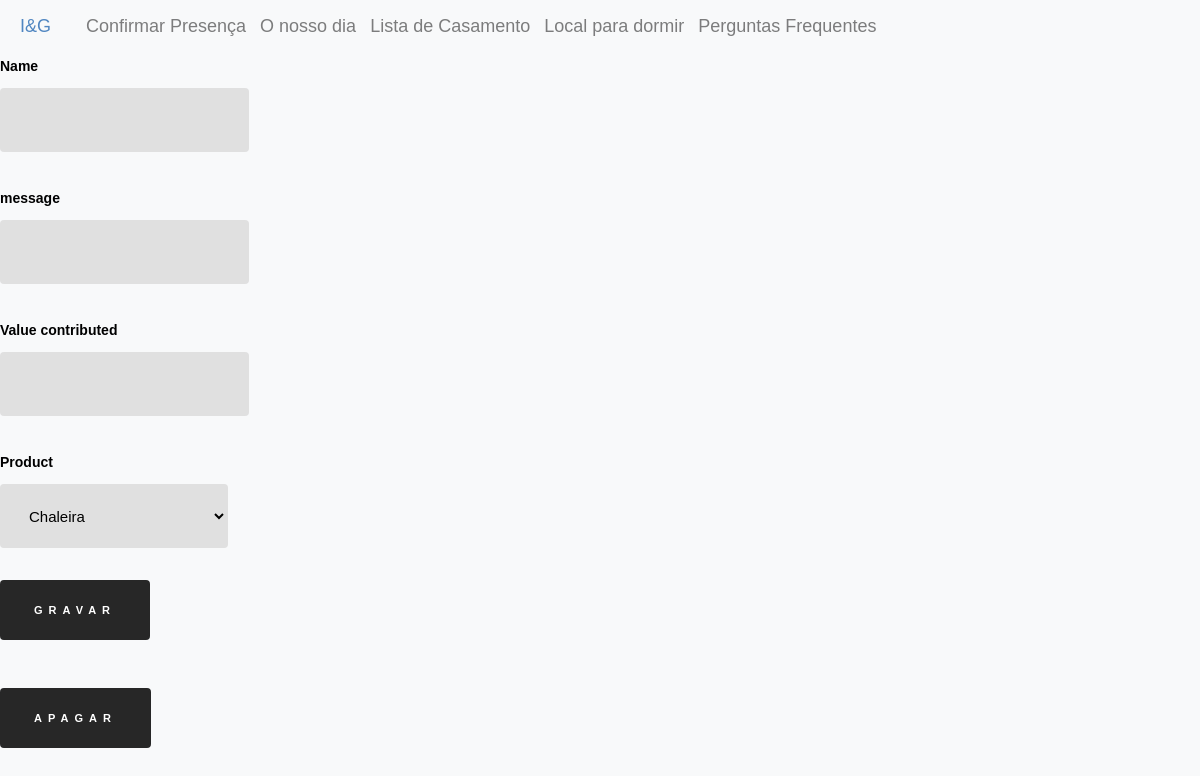
Page /edit/contribution/2 on the earlier database version.
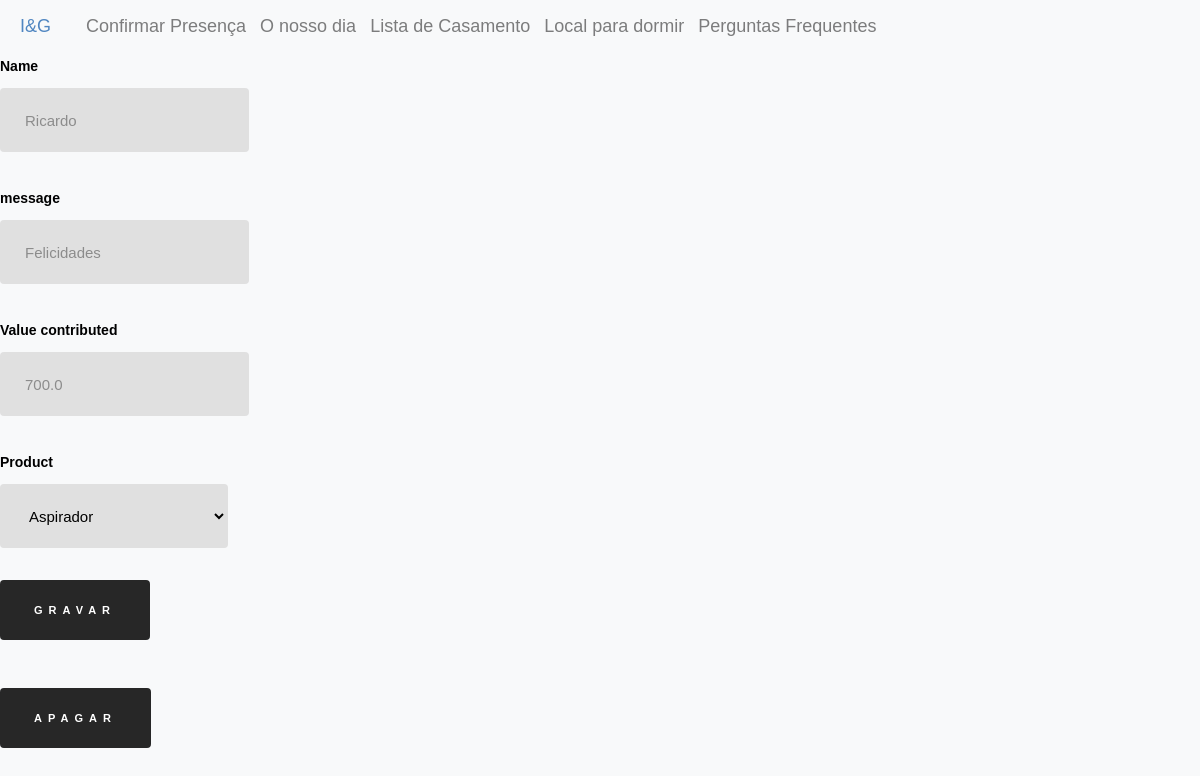
Same page on the later database version.
### inesegoncalo/models/contributions.py (models this page shows, shortened)
class Contribution(db.Model ,model.Model,model.Base):
    __tablename__ = 'contribution'
    __table_args__ = {'extend_existing': True}
    id = Column(Integer, primary_key=True)
    name = Column(String(80))
    value_contributed = Column(Float)
    message = Column(Text)
    product_id = Column(Integer, ForeignKey('products.id'))
    product = relationship('Product', back_populates="contributions")

### inesegoncalo/modules/edit.py (the view, shortened to what this page needs)
@bp.route("/contribution/<contribution_id>", methods=("GET", "POST"))
@bp.route("/contribution/<contribution_id>/<delete>", methods=("GET", "POST"))
def contribution(contribution_id, delete=None):
    contribution = Contribution.query.filter_by(id=contribution_id).first()
    products = Product.query.all()
    return render_template(
        "edit/contribution.html", contribution=contribution, products=products
    )

### inesegoncalo/templates/edit/contribution.html
{% extends 'layout.html' %}
{% block content %}
<div class="product_form_container">
    <form method="post" class="product_form">
        <div class="product_attribute_container">
            <label for="name"> Name</label>
            <input type="text" name="name" placeholder="{{contribution.name}}">
        </div>
        <div class="product_attribute_container">
            <label for="message"> message</label>
            <input type="text" name="message" placeholder="{{contribution.message}}">
        </div>
        <div class="product_attribute_container">
            <label for="value_contributed"> Value contributed</label>
            <input type="number" name="value_contributed" placeholder="{{contribution.value_contributed}}">
        </div>
        <div class="product_attribute_container">
            <label for="product"> Product</label>
            <select name="product">
                {% for product in products%}
                    {% if product == contribution.product %}
                    <option value="{{product.id}}" selected>{{product.name}}</option>
                    {% else %}
                    <option value="{{product.id}}">{{product.name}}</option>
                    {% endif %}
                {% endfor%}
            </select>
        </div>
        <button class="accept">Gravar</button>
    </form>
    <form method="post" action="{{url_for('edit.contribution',contribution_id=contribution.id,delete='delete')}}" class="product_form">
        <button class ="delete">Apagar</button>
    </form>
</div>
{% endblock %}

Differences in the rows shown:
added Contribution: name "Ricardo", message "Felicidades", value_contributed "700.0"
Other differences:
form field product: "Chaleira" → "Aspirador"
